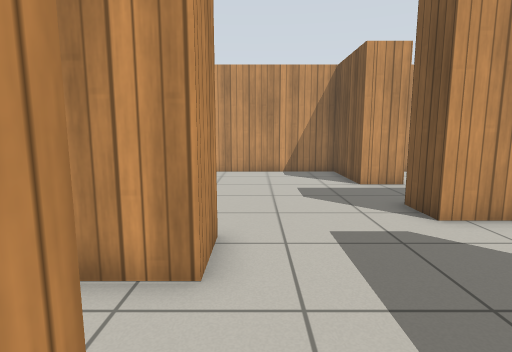
view 1 (above)

16 first-person views from a walk through a robot-simulator world made for Gazebo. The camera is 0.93 m above the floor, tilts 8° down and sees 80° across. The floor is counted in squares, 0.5 m on a side. Each view is taken from the middle of a square. On the plan, view 1 faces up. The plan holds only what a view shows up to about 16 squares ahead; the rest is blank. Simple patterns stand in for the simulator's built-in surfaces.

view 2
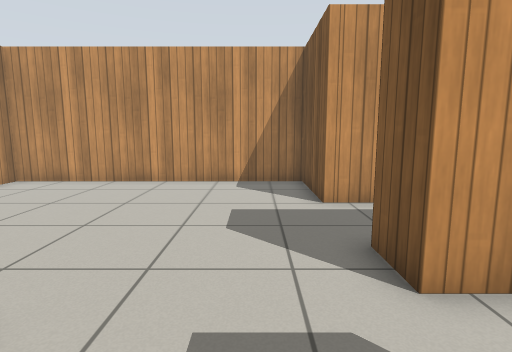

view 3
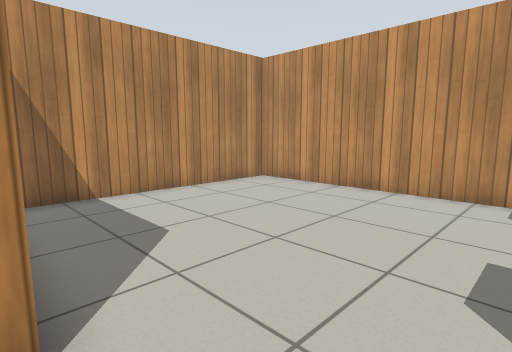

view 4
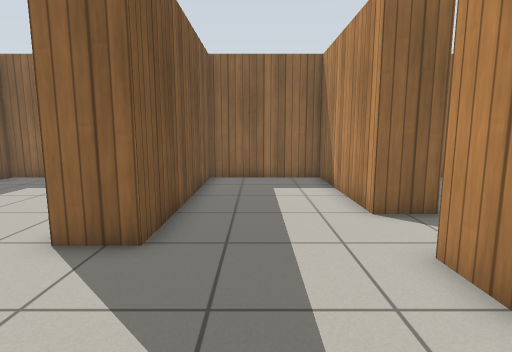

view 5
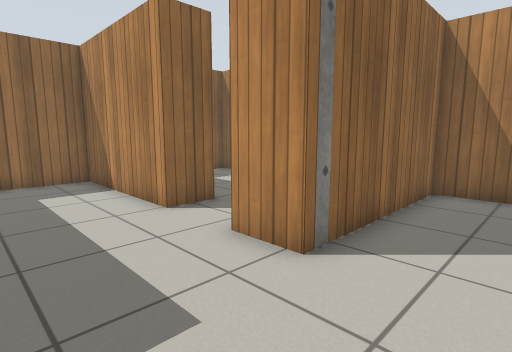

view 6
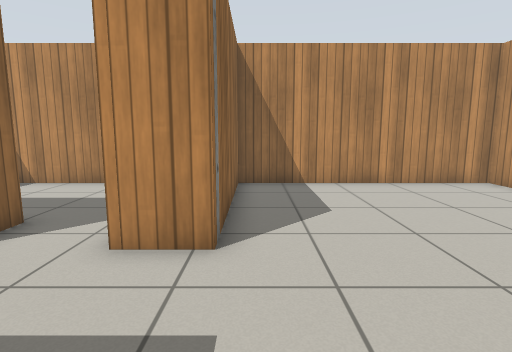

view 7
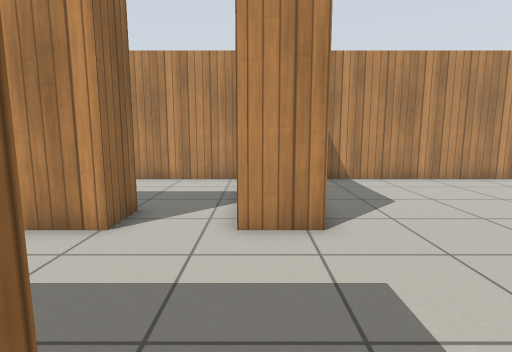

view 8
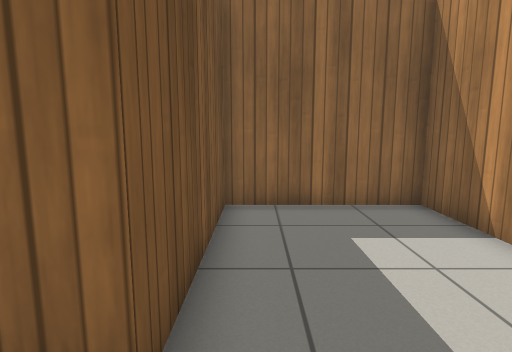

view 9
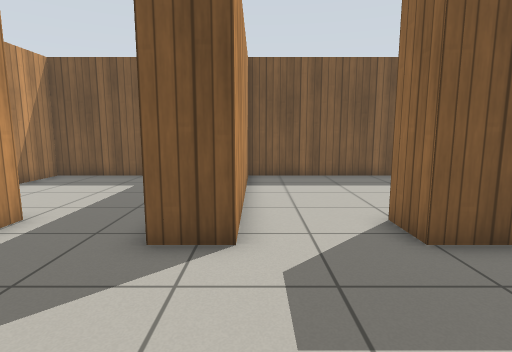

view 10
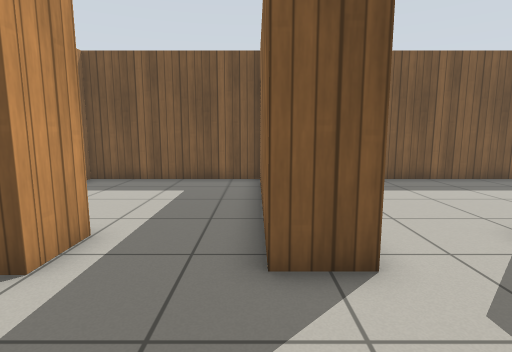

view 11
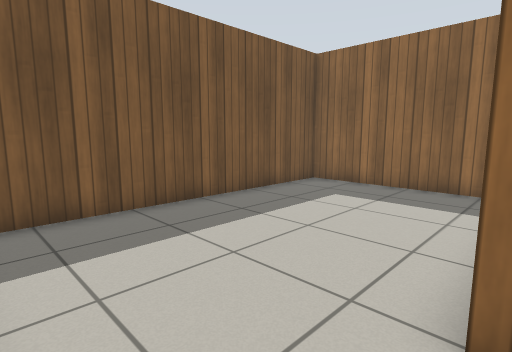

view 12
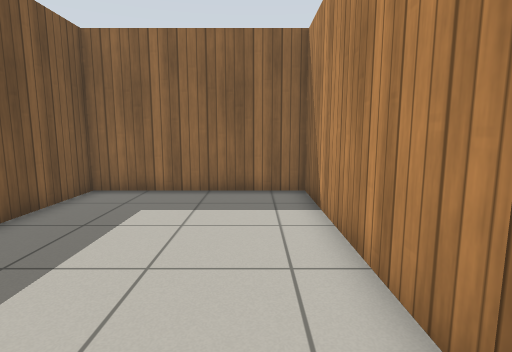

view 13
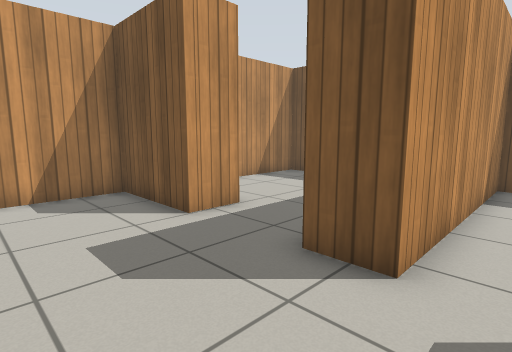

view 14
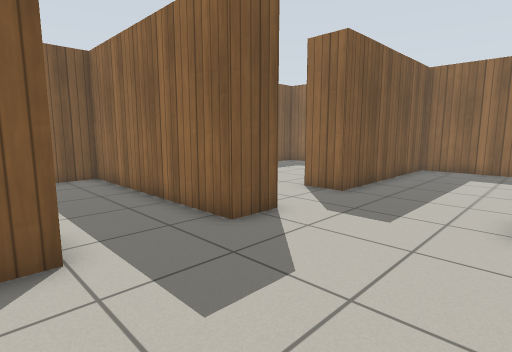

view 15
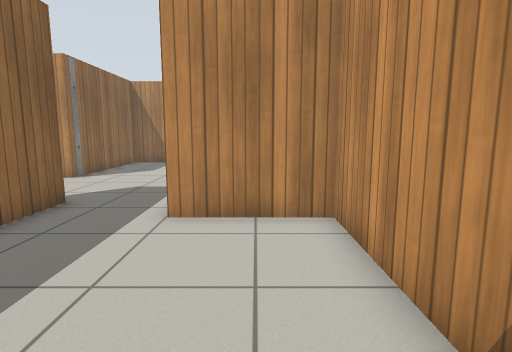

view 16
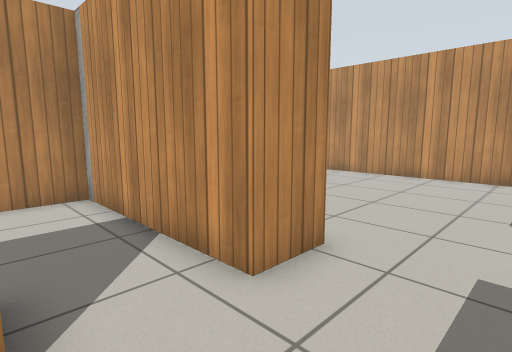

### Floor plan
Points are (right, up) in squares from view 1. A wall is a line through its corners. A room is listed if a view was taken in it or the views show most of it. See-through windows are left out.
Room 1 (views 1, 2, 3, 4, 5, 6, 7, 9, 10, 11, 13, 14, 16)
walls: (-2.2, 1.1) (-0.7, 1.1) (-0.7, -4.8) (3.9, -4.8) (3.9, 3.1) (5.4, 3.1); (3.9, 11) (3.9, 14.7) (-7.3, 14.7) (-7.3, 5.3) (-0.7, 5.3) (-0.7, 3.6) (-2.4, 3.6); (5.4, 6.3) (3.9, 6.3) (3.9, 7.8)
ways out: opening at (-1.5, 2.5) to room 2; opening at (4.5, 5) to room 3; opening at (4.5, 9.5) to room 4
Room 2 (view 8)
walls: (-2.4, 3.6) (-7.3, 3.6) (-7.3, -4.8) (-2.2, -4.8) (-2.2, 1.1)
ways out: opening at (-1.5, 2.5) to room 1
Room 3 (view 12)
walls: (5.4, 3.1) (5.4, -4.8) (12.3, -4.8) (12.3, 6.3) (5.4, 6.3)
ways out: opening at (4.5, 5) to room 1
Room 4 (view 15)
walls: (3.9, 7.8) (12.3, 7.8) (12.3, 14.7) (5.4, 14.7) (5.4, 11) (3.9, 11)
ways out: opening at (4.5, 9.5) to room 1

Positions as (right, up) in squares from view 1, and headings:
1: (0, 0), facing up
2: (2, 3), facing up
3: (2, 5), facing up-left
4: (2, 8), facing down
5: (3, 8), facing down-left
6: (4, 6), facing left
7: (5, 4), facing left
8: (-3, 3), facing down
9: (-1, 6), facing right
10: (0, 8), facing right
11: (5, 6), facing down-right
12: (7, 5), facing down
13: (0, 5), facing up-right
14: (-1, 12), facing down-right
15: (12, 13), facing left
16: (2, 1), facing up-left
